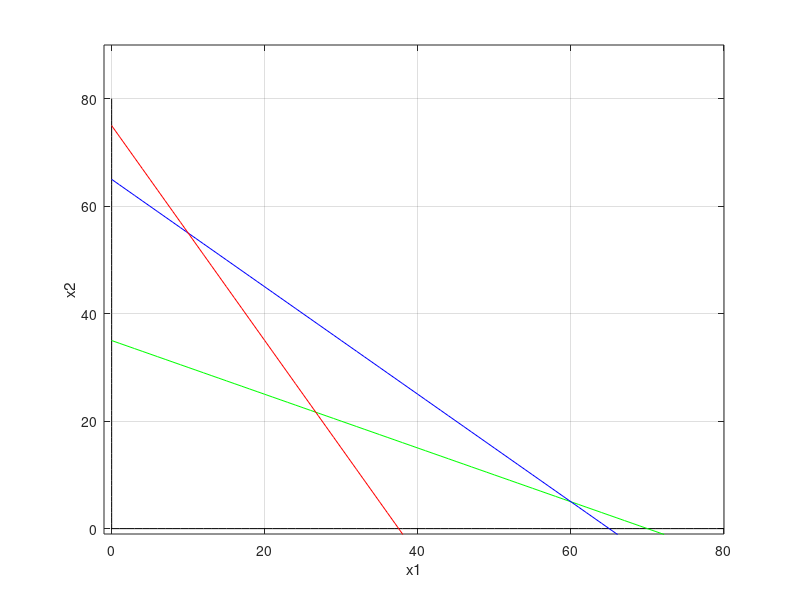

Here is the MATLAB script that generated this plot: (Note: this script raises an error after producing the figure.)
% Ejercicio 4 (minimizacion metodo grafico)

% Una compañia tiene dos minas: la mina A produce diariamente 1 tonelada de
% carbon de alta calidad, 2 toneladas de calidad media y 4 de calidad baja;
% la mina B produce 2 toneladas de cada una de las 3 clases. Esta compañia
% necesita 70 toneladas de carbon de alta calidad, 130 de media y 150 de
% baja. Los gastos diarios de la mina A ascienden a $500 y la B a $750.
% ¿Cuantosdias deberan trabajar en cada mina para que los costos sean
% minimos?

clc, clear

x = 0:80;
y = 0:80;

ejex=zeros(size(x));
ejey=zeros(size(y));

plot(x,ejex,"Color",'black') %Ejes
hold on
plot(ejey,y,"Color",'black')
hold on

x2 = (70-x)/2 ; %Restriccion 1 
plot (x,x2,"Color",'Green')
hold on

x2 = (130-2*x)/2; %Restriccion 2 
plot (x ,x2,"Color",'Blue')
hold on

x2 = (150-4*x)/2; %Restriccion 3
plot (x,x2,"Color",'Red')
hold on

xlabel('x1')
ylabel('x2')

axis([-1 80 -1 90 ])

grid on

plot(0,75,'O')
plot(10,55,'O')
plot(70,0,'O')
plot(60,5,'O')

f = '500*x1 + 750 * x2';
syms x1 x2

x1=0;
x2=75;

r1 = num2str(eval(f));

disp(strcat("cuando x1=",num2str(x1)," y x2=",num2str(x2)," El resultado es:",r1))

x1=10;
x2=55;

r2 = num2str(eval(f));

disp(strcat("cuando x1=",num2str(x1)," y x2=",num2str(x2)," El resultado es:",r2))

x1=70;
x2=0;

r3 = num2str(eval(f));

disp(strcat("cuando x1=",num2str(x1)," y x2=",num2str(x2)," El resultado es:",r3))

x1=60;
x2=5;

r4 = num2str(eval(f));

disp(strcat("cuando x1=",num2str(x1)," y x2=",num2str(x2)," El resultado es:",r4))

disp("La solucion es 60 dias la mina A y 5 la B para minimizar el costo")
